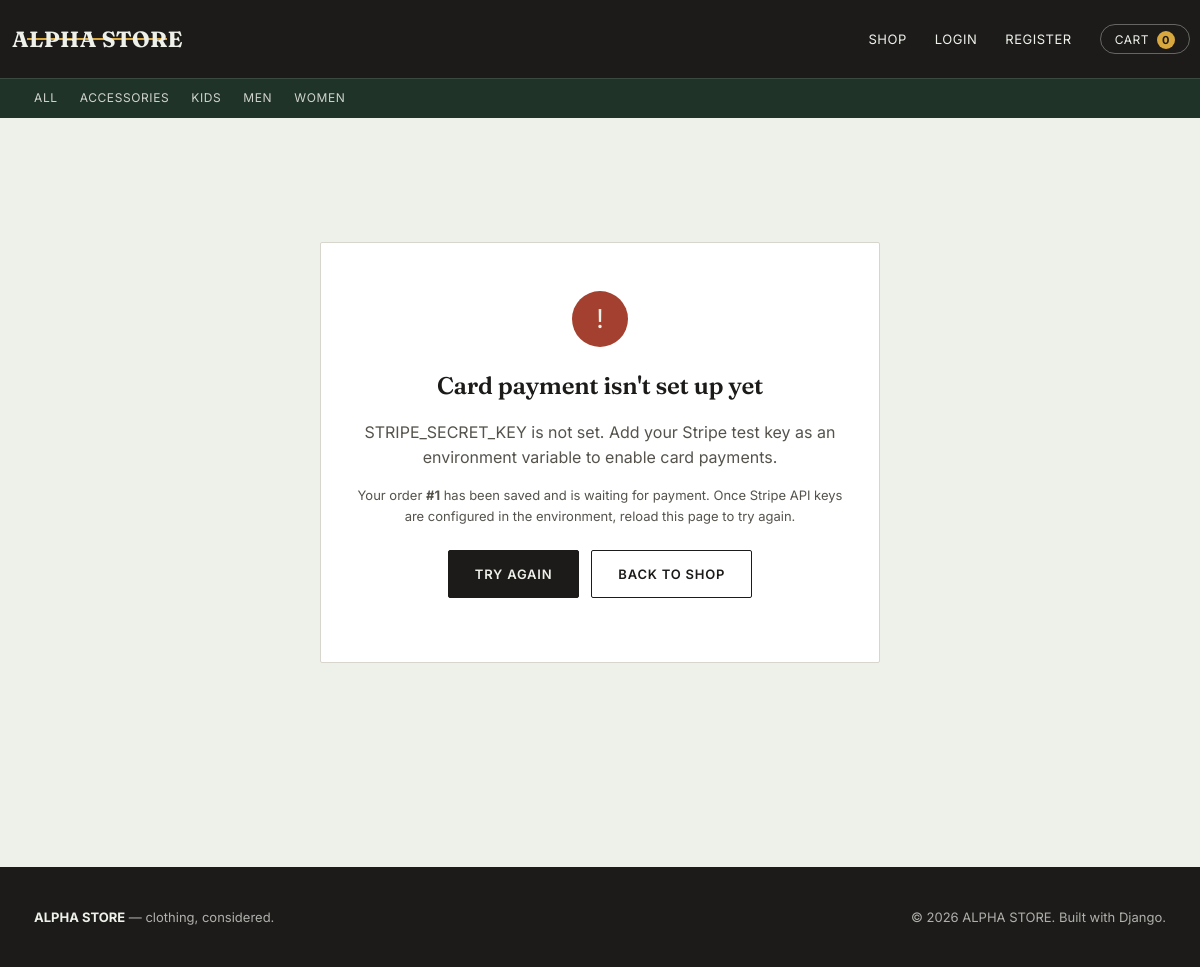
Screenshot of /payment/1/checkout/ with the database file from the repository.
### store/models.py (models this page shows, shortened)
class Category(models.Model):
    name = models.CharField(max_length=120, unique=True)
    slug = models.SlugField(max_length=140, unique=True)
    image = models.ImageField(
        upload_to='categories/', blank=True, null=True,
        help_text='Shown on the homepage "Find your section" tile for this category.'
    )
    class Meta:
        ordering = ['name']
        verbose_name_plural = 'Categories'
    def get_absolute_url(self):
        return reverse('store:product_list_by_category', args=[self.slug])

class Order(models.Model):
    STATUS_CHOICES = [
        ('pending', 'Pending'),
        ('paid', 'Paid'),
        ('shipped', 'Shipped'),
        ('delivered', 'Delivered'),
        ('cancelled', 'Cancelled'),
    ]
    PAYMENT_METHOD_CHOICES = [
        ('cod', 'Cash on Delivery'),
        ('card', 'Pay by Card (Stripe)'),
    ]
    user = models.ForeignKey(
        User, related_name='orders', on_delete=models.SET_NULL,
        blank=True, null=True
    )
    full_name = models.CharField(max_length=150)
    email = models.EmailField()
    address = models.CharField(max_length=250)
    city = models.CharField(max_length=100)
    postal_code = models.CharField(max_length=20)
    phone = models.CharField(max_length=20, blank=True)
    status = models.CharField(max_length=10, choices=STATUS_CHOICES, default='pending')
    payment_method = models.CharField(max_length=10, choices=PAYMENT_METHOD_CHOICES, default='cod')
    stripe_checkout_id = models.CharField(max_length=255, blank=True)
    stripe_payment_intent = models.CharField(max_length=255, blank=True)
    created_at = models.DateTimeField(auto_now_add=True)
    updated_at = models.DateTimeField(auto_now=True)
    paid = models.BooleanField(default=False)
    class Meta:
        ordering = ['-created_at']

### store/views.py (the view)
# urls.py: path('payment/<int:order_id>/checkout/', views.payment_checkout, name='payment_checkout'),
def payment_checkout(request, order_id):
    order = get_object_or_404(Order, id=order_id)
    if order.paid:
        return render(request, 'store/order_success.html', {'order': order})
    try:
        session = create_checkout_session(request, order)
    except StripeNotConfigured as exc:
        return render(request, 'store/payment_error.html', {'order': order, 'error': str(exc)})
    except stripe.error.StripeError as exc:
        return render(request, 'store/payment_error.html', {'order': order, 'error': str(exc)})
    return redirect(session.url, permanent=False)

### store/cart.py (called while the page is built)
    def __len__(self):
        return sum(item['quantity'] for item in self.cart.values())

### store/context_processors.py (called while the page is built)
def cart(request):
    return {'cart': Cart(request)}

def categories(request):
    return {'categories_nav': Category.objects.all()}

### store/payments.py (called while the page is built, shortened)
def create_checkout_session(request, order):
    if not settings.STRIPE_SECRET_KEY:
        raise StripeNotConfigured(
            'STRIPE_SECRET_KEY is not set. Add your Stripe test key as an '
            'environment variable to enable card payments.'
        )

### store/templates/store/payment_error.html (shortened to what this page needs)
{% extends "store/base.html" %}
{% block content %}
<section class="section">
  <div class="success-card">
    <div class="success-icon" style="background: var(--brick);">!</div>
    <h1>Card payment isn't set up yet</h1>
    <p style="color:var(--ink-soft);">
      {{ error }}
    </p>
    <p style="color:var(--ink-soft); font-size:13px;">
      Your order <strong>#{{ order.id }}</strong> has been saved and is waiting for payment.
      Once Stripe API keys are configured in the environment, reload this page to try again.
    </p>
    <p style="margin-top:24px; display:flex; gap:12px; justify-content:center;">
      <a href="{% url 'store:payment_checkout' order.id %}" class="btn">Try again</a>
      <a href="{% url 'store:product_list' %}" class="btn btn-outline">Back to shop</a>
    </p>
  </div>
</section>
{% endblock %}

### store/templates/store/base.html (shortened to what this page needs)
{% load static %}
<!DOCTYPE html>
<html lang="en">
<head>
  <link rel="stylesheet" href="{% static 'store/css/style.css' %}">
</head>
<body>
  <header class="site-header">
    <div class="container nav">
      <a href="{% url 'store:home' %}" class="wordmark">
        <span class="wordmark-text">ALPHA STORE</span>
        <span class="wordmark-bar"></span>
      </a>
      <ul class="nav-links">
        <li><a href="{% url 'store:product_list' %}">Shop</a></li>
        {% if user.is_authenticated %}
          <li><a href="{% url 'store:order_history' %}">My Orders</a></li>
          <li><a href="{% url 'store:logout' %}">Logout, {{ user.username }}</a></li>
        {% else %}
          <li><a href="{% url 'store:login' %}">Login</a></li>
          <li><a href="{% url 'store:register' %}">Register</a></li>
        {% endif %}
        <li>
          <a href="{% url 'store:cart_detail' %}" class="cart-pill">
            Cart <span class="cart-count">{{ cart|length }}</span>
          </a>
        </li>
      </ul>
    </div>
    <nav class="category-strip">
      <div class="container">
        <a href="{% url 'store:product_list' %}">All</a>
        {% for cat in categories_nav %}
          <a href="{{ cat.get_absolute_url }}">{{ cat.name }}</a>
        {% endfor %}
      </div>
    </nav>
  </header>
  <main>
    {% block content %}{% endblock %}
  </main>
  <footer class="site-footer">
    <div class="container">
      <div><strong>ALPHA STORE</strong> — clothing, considered.</div>
      <div>&copy; {% now "Y" %} ALPHA STORE. Built with Django.</div>
    </div>
  </footer>
</body>
</html>

### store/static/store/css/style.css (style rules this page uses)
:root { --paper: #eef0ea; --paper-raised: #ffffff; --ink: #1c1b19; --ink-soft: #55534c; --line: #d8d6cc; --forest: #2f4a3d; --forest-dark: #203329; --mustard: #d8a73e; --brick: #a4402f; --font-display: 'Fraunces', 'Iowan Old Style', Georgia, serif; --font-body: 'Inter', -apple-system, BlinkMacSystemFont, 'Segoe UI', sans-serif; --radius: 2px; --shadow: 0 1px 2px rgba(28, 27, 25, 0.06), 0 8px 24px rgba(28, 27, 25, 0.06); }
* { box-sizing: border-box; }
html { scroll-behavior: smooth; }
body { margin: 0; background: var(--paper); color: var(--ink); font-family: var(--font-body); font-size: 16px; line-height: 1.55; -webkit-font-smoothing: antialiased; }
a { color: inherit; text-decoration: none; }
.container { max-width: 1180px; margin: 0 auto; padding: 0 24px; }
h1, h2, h3, h4 { font-family: var(--font-display); font-weight: 600; color: var(--ink); margin: 0 0 0.5em; letter-spacing: -0.01em; }
.btn { display: inline-block; font-family: var(--font-body); font-size: 13px; font-weight: 600; letter-spacing: 0.06em; text-transform: uppercase; padding: 13px 26px; border-radius: var(--radius); border: 1px solid var(--ink); background: var(--ink); color: var(--paper); cursor: pointer; transition: background 0.18s ease, color 0.18s ease, transform 0.18s ease; }
.btn-outline { background: transparent; color: var(--ink); border: 1px solid var(--ink); }
.site-header { background: var(--ink); color: var(--paper); position: sticky; top: 0; z-index: 40; }
.nav { display: flex; align-items: center; justify-content: space-between; padding: 18px 0; }
.wordmark { font-family: var(--font-display); font-weight: 700; font-size: 22px; letter-spacing: 0.015em; color: var(--paper); position: relative; display: inline-block; padding: 4px 2px; }
.wordmark-text { position: relative; z-index: 1; }
.wordmark-bar { position: absolute; left: 10%; right: 10%; top: 50%; height: 2px; background: var(--mustard); transform: translateY(-50%); z-index: 0; }
.nav-links { display: flex; align-items: center; gap: 28px; list-style: none; margin: 0; padding: 0; font-size: 13px; letter-spacing: 0.04em; text-transform: uppercase; }
.nav-links a { position: relative; padding-bottom: 4px; }
.nav-links a::after { content: ''; position: absolute; left: 0; right: 0; bottom: 0; height: 1px; background: var(--mustard); transform: scaleX(0); transform-origin: left; transition: transform 0.2s ease; }
.cart-pill { display: inline-flex; align-items: center; gap: 8px; border: 1px solid rgba(238, 240, 234, 0.35); border-radius: 999px; padding: 6px 14px; font-size: 12px; }
.cart-count { background: var(--mustard); color: var(--ink); font-weight: 700; border-radius: 999px; min-width: 18px; height: 18px; display: inline-flex; align-items: center; justify-content: center; font-size: 11px; padding: 0 5px; }
.category-strip { background: var(--forest-dark); border-top: 1px solid rgba(238, 240, 234, 0.12); }
.category-strip .container { display: flex; gap: 22px; padding-top: 10px; padding-bottom: 10px; overflow-x: auto; font-size: 12px; letter-spacing: 0.05em; text-transform: uppercase; color: rgba(238, 240, 234, 0.85); }
.section { padding: 64px 0; }
.success-card { text-align: center; max-width: 560px; margin: 60px auto; padding: 48px 32px; background: var(--paper-raised); border: 1px solid var(--line); border-radius: var(--radius); }
.success-icon { width: 56px; height: 56px; border-radius: 50%; background: var(--forest); color: var(--paper); display: flex; align-items: center; justify-content: center; margin: 0 auto 20px; font-size: 26px; }
.site-footer { background: var(--ink); color: rgba(238, 240, 234, 0.7); margin-top: 80px; padding: 40px 0; font-size: 13px; }
.site-footer .container { display: flex; justify-content: space-between; align-items: center; flex-wrap: wrap; gap: 12px; }
.site-footer strong { color: var(--paper); }

### rows the page displays
Category: name "ACCESSORIES"
Category: name "KIDS"
Category: name "MEN"
Category: name "WOMEN"
Order: id "1"

### other values shown
{{ cart|length }} "0"
{{ error }} "STRIPE_SECRET_KEY is not set. Add your Stripe test key as an environment variable to enable card payments."
